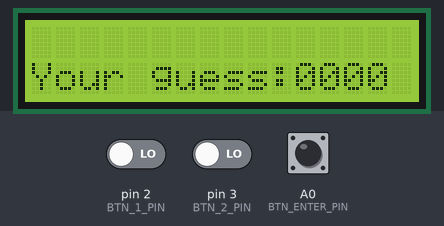
The sketch below on a simulated Arduino Uno, built with avr-gcc and run on an emulated ATmega328P. On the bench: 16×2 character LCD. Inputs (shaded band) come from the test bench; at power-on: A0 (BTN_ENTER_PIN) LOW, pin 2 (BTN_1_PIN) LOW, pin 3 (BTN_2_PIN) LOW. Random numbers use the default seed unless the sketch sets one; what the sketch prints to the serial monitor is not drawn.

Above: at 7.6 s.
7.7 s: A0 (BTN_ENTER_PIN) pulled HIGH for 3.2 s
At 11.3 s:
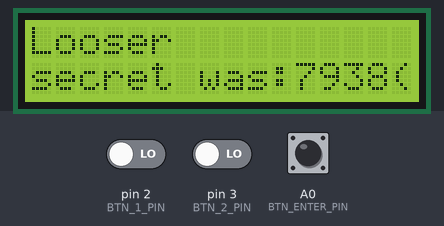
12.4 s: pin 2 (BTN_1_PIN) driven HIGH and pin 3 (BTN_2_PIN) driven HIGH
At 23.68 s:
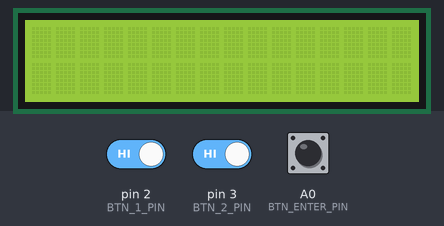
24.9 s: pin 3 (BTN_2_PIN) driven LOW
At 25.25 s:
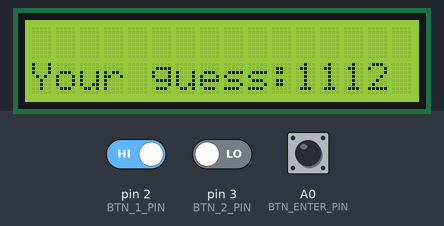
26.6 s: A0 (BTN_ENTER_PIN) pulled HIGH for 0.2 s
At 26.83 s:
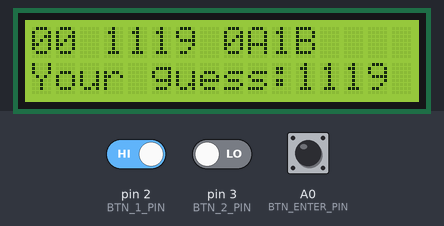
28.3 s: pin 2 (BTN_1_PIN) driven LOW
29.9 s: pin 2 (BTN_1_PIN) driven HIGH
At 30.66 s:
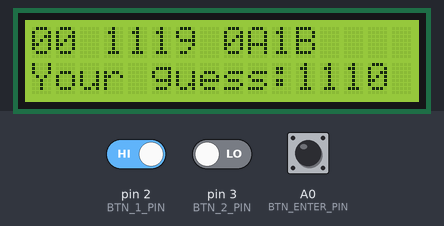
Timing chart, 0 to 32.6 s (numbered marks = the images above; inputs shaded):
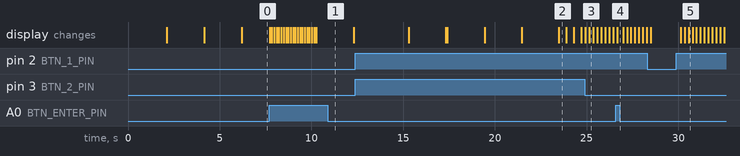

The sketch:

ps6.ino
```cpp
#include <LiquidCrystal_I2C.h>
#include "lcd_wrapper.h"
#include "mastermind.h"
//char* secret = generate_code(false, 4);

void setup() {
    Serial.begin(9600);
    pinMode(BTN_1_PIN, INPUT);
    pinMode(BTN_2_PIN, INPUT);
    pinMode(BTN_ENTER_PIN, INPUT);

    lcd_init();
}

void loop() {
    char* s = generate_code(false, 4);
    Serial.println(s);
    play_game(s);
    free(s);
}
```

mastermind.cpp
```cpp
#include <stdio.h>
#include <string.h>
#include <stdbool.h>
#include <stdlib.h>
#include <Arduino.h>
#include "mastermind.h"
#include "lcd_wrapper.h"

void num_button();
int switch_cursor(int x);
void num_button(int arr[4], const int x);
bool enter(const char* secret, const char* guess, int* a, int* b);
void again();

int BTN_1_PIN_state;

//cursor button
int BTN_2_PIN_state;

//Enter button
int BTN_ENTER_PIN_state;

unsigned long debounceDelay = 5;

//Algorithms
void append(char *s, char c){
    short unsigned len = strlen(s);
    s[len] = c;
    s[len + 1] = '\0';
}

bool check(int* arr, int a, int len){
    for(int i = 0; i < len; i++){
        if(arr[i] == a){
            return false;
        }
    }
    return true;
}

char* generate_code(bool repeat, int length){
    if(length <= 0) return NULL;

    char *s = calloc(length, sizeof(char));

    srand(232);
    if(repeat == true){
        for (int i = 0; i < length; i++){
            append(s, 48 + (random(10)));
        }
    }
    else{
        int arr[length];
        for (int i = 0; i < length; i++){
            int r = 48 + (random(10));
            if(check(arr, r, i)){
                append(s, r);
                arr[i] = r;
            }
            else{
                r = 48 + (random(10));
                while(!check(arr, r, i)){
                    r = 48 + (random(10));
                }
                append(s, r);
                arr[i] = r;
            }
        }
    }
    return s;
}

void get_score(const char* secret, const char* guess, int* peg_a, int* peg_b){
    short len = strlen(secret);
    int total_match = 0;
    int correct_pos = 0;

    for (int i = 0; i < len; i++)
    {
        for (int j = 0; j < len; j++)
        {
            if (secret[i] == guess[j])
            {
              if(i == j){
                correct_pos++;
                break;
              }
              else{
                total_match++;
                break;
              }
            }

        }
        /*if(secret[i] == guess[i]){
            correct_pos++;
            continue;
        }*/
    }
    //total_match = total_match - correct_pos;
    *peg_a = correct_pos;
    *peg_b = total_match;
}
//End of algorithmss

//Code for arduino
void render_greeteng(){
    lcd_print_at(0, 0, "Welcome to");
    lcd_print_at(1, 0, "MasterMind");

    delay(2000);
    lcd_clear();

    lcd_print_at(0, 0, "Your goal is");
    lcd_print_at(1, 0, "to guess a number");
    delay(2000);
    lcd_clear();

    lcd_print_at(0, 0, "Guessing a secret");
    lcd_print_at(1, 0, "number...");

    delay(2000);
    lcd_clear();
}

void turn_off_leds(){
  digitalWrite(LED_BLUE_1, LOW);
  digitalWrite(LED_RED_1 , LOW);
  digitalWrite(LED_BLUE_2, LOW);
  digitalWrite(LED_RED_2 , LOW);
  digitalWrite(LED_BLUE_3, LOW);
  digitalWrite(LED_RED_3 , LOW);
  digitalWrite(LED_BLUE_4, LOW);
  digitalWrite(LED_RED_4, LOW);
}

void turn_on_leds(){
  digitalWrite(LED_BLUE_1, HIGH);
  digitalWrite(LED_RED_1 , HIGH);
  digitalWrite(LED_BLUE_2, HIGH);
  digitalWrite(LED_RED_2 , HIGH);
  digitalWrite(LED_BLUE_3, HIGH);
  digitalWrite(LED_RED_3 , HIGH);
  digitalWrite(LED_BLUE_4, HIGH);
  digitalWrite(LED_RED_4, HIGH);
}

void render_victory(int g){
  lcd_clear();

  char str[16];
  sprintf(str, "in %d guesses", g);
  lcd_print_at(0, 0, "Good job!You win");
  lcd_print_at(1, 0, str);
  turn_off_leds();

  digitalWrite(LED_BLUE_1, HIGH);
  delay(200);
  digitalWrite(LED_RED_1 , HIGH);
  delay(200);
  digitalWrite(LED_BLUE_2, HIGH);
  delay(200);
  digitalWrite(LED_RED_2 , HIGH);
  delay(200);
  digitalWrite(LED_BLUE_3, HIGH);
  delay(200);
  digitalWrite(LED_RED_3 , HIGH);
  delay(200);
  digitalWrite(LED_BLUE_4, HIGH);
  delay(200);
  digitalWrite(LED_RED_4, HIGH);

  delay(250);
  digitalWrite(LED_BLUE_1, LOW);
  delay(200);
  digitalWrite(LED_RED_1 , LOW);
  delay(200);
  digitalWrite(LED_BLUE_2, LOW);
  delay(200);
  digitalWrite(LED_RED_2 , LOW);
  delay(200);
  digitalWrite(LED_BLUE_3, LOW);
  delay(200);
  digitalWrite(LED_RED_3 , LOW);
  delay(200);
  digitalWrite(LED_BLUE_4, LOW);
  delay(200);
  digitalWrite(LED_RED_4, LOW);

  turn_on_leds();
  delay(100);
  turn_off_leds();
  delay(100);
  turn_on_leds();
  delay(100);
  turn_off_leds();
  delay(100);
  turn_on_leds();
  delay(100);
  turn_off_leds();

  lcd_clear();
}

void render_leds(const int peg_a, const int peg_b){
  turn_off_leds();

  int a = peg_a;
  int b = peg_b;

  for(int i = 6; i < 15; i+=2){
    if(a > 0){
      digitalWrite(i, HIGH);
      a--;
    }
    else if(b > 0){
      digitalWrite(i+1, HIGH);
      b--;
    }
  }
}


void render_history(char* secret, char** history, const int entry_nr){
  int a = 0;
  int b = 0;

  get_score(secret, history[entry_nr], &a, &b);

  char str[16];
  if(entry_nr < 10){
    sprintf(str, "0%d %s %dA%dB", entry_nr, history[entry_nr], a, b);
  }
  else if(entry_nr >= 10){
    sprintf(str, "%d %s %dA%dB", entry_nr, history[entry_nr], a, b);
  }
  lcd_print_at(0, 0, str);

  render_leds(a, b);

}

char* arr_to_str(int arr[4]){
  char* s = calloc(4, sizeof(char));
  for(int i = 0; i < 4; i++){
    s[i] = arr[i] + '0';
  }
  s[4] = '\0';
  return s;
}

void failure(int secret){
  char str[16];
  sprintf(str, "secret was:%s", secret);

  lcd_clear();
  lcd_print_at(0, 0, "Looser");
  lcd_print_at(1, 0, str);
}

//Main function
void play_game(char* secret){
  lcd_clear();
  render_greeteng();

  int guess = 0;
  char** history = calloc(40, sizeof(char));

  int arr[4] = {0, 0, 0, 0};
  int x = 0; //Cursor

  int a = 0;//peg_a Numbres on correct position
  int b = 0;//Correct nums but on wrong positions

  char* s = arr_to_str(arr); // Enter (arr) converted to string

  lcd_clear();


  while(guess < 20){

    num_button(arr, x);//listen to button that increse number(++)
    x = switch_cursor(x);//listen to button that moves cursor
    s = arr_to_str(arr);//Converts entered array to string

    lcd_print_at(1, 0, "Your guess:");
    lcd_print_at(1, 11, s);

    //Readnig ENTER button
    //Tried to make as a function but attempt wasn't succesul =(
    BTN_ENTER_PIN_state = digitalRead(BTN_ENTER_PIN);

    get_score(secret, s, &a, &b);

    if (BTN_ENTER_PIN_state == HIGH) {
      if(a == 4){ //Check for victory
        render_victory(guess);
        delay(100);
        arr[0] = 0;
        arr[1] = 0;
        arr[2] = 0;
        arr[3] = 0;

        guess = 21;
      }
      else{
        history[guess] = s;
        render_history(secret, history, guess);
        delay(100);
        guess++;
      }
    }
    free(s);
  }
  if(guess == 20){ //Prints failure text if player ran out of guesses
      failure(secret);
      delay(2000);
  }
  lcd_clear();
  lcd_print_at(0, 0, "Thx u for playin");
  lcd_print_at(1, 0, "Yurii Levchenko");
  delay(3000);

  lcd_clear();
  lcd_print_at(0, 0, "Play again");
  delay(2000);

  lcd_clear();
  turn_off_leds();

  free(history);
}


//Buttons
//Used examples to make this
int switch_cursor(int x){
    int BTN_2_PIN_state = digitalRead(BTN_2_PIN);
    // only toggle the LED if the new button state is HIGH
    if (BTN_2_PIN_state == HIGH) {
      if (x < 3) {
        x++;
        delay(200);
      }
      else {
        x = 0;
        delay(200);
      }
    }
  return x;
}


void num_button(int arr[4], const int x){
    BTN_1_PIN_state = digitalRead(BTN_1_PIN);

    // only toggle the LED if the new button state is HIGH
    if (BTN_1_PIN_state == HIGH) {
      if (arr[x] < 9) {
        arr[x] += 1;
        delay(200);
      }
      else {
        arr[x] = 0;
        delay(200);
      }
    }
}
```

mastermind.h
```cpp
#ifndef _MASTERMIND_H
#define _MASTERMIND_H

#define BTN_1_PIN       2
#define BTN_2_PIN       3
#define BTN_3_PIN       6
#define BTN_4_PIN       5
#define BTN_ENTER_PIN   A0

#define LED_BLUE_1      6
#define LED_RED_1       7
#define LED_BLUE_2      8
#define LED_RED_2       9
#define LED_BLUE_3      10
#define LED_RED_3       11
#define LED_BLUE_4      12
#define LED_RED_4       13


/**
 * Generate secret code
 *
 * Generates secret code, which consists from digits only as a string.
 * No two digits in the code combination can be same! Only if the repeat
 * parameter is set to true.
 * The length of generated code is set by the parameter length. If the given
 * parameter is less than 1, function will generate no code and returns NULL.
 * @param repeat if set to true, numbers in the generated code can repeat
 * @param length the length of the code
 * @return Pointer to the random generated code as string of given length. If length param is less than 1, return NULL.
 */
char* generate_code(bool repeat, int length);


/**
 * Game loop
 *
 * This is the main game loop. Function is called with the secret combination and
 * ends, when the combination is found or when the player runs out of the attempts.
 * @param secret reference to the secret combination
 */
void play_game(char* secret);


/**
 * Renders the RGB leds based on the guessed combination
 *
 * Lights up RGB leds with propper colors based on the current guessed combination.
 * Red color is for guessed number on correct position and blue number is for
 * guessed number on incorrect posititoin.
 * @param peg_a number of guessed digits on correct position
 * @param peg_b number of guessed digits on incorrect position
 */
void render_leds(const int peg_a, const int peg_b);


/**
 * Turns all RGB leds off
 */
void turn_off_leds();


/**
 * Renders history
 *
 * Renders line of a history defined by the parameter entry_nr on the display.
 * @param secret reference to the secret combination
 * @param history list (array) of history entries
 * @param entry_nr index of history entry to render
 */
void render_history(char* secret, char** history, const int entry_nr);


/**
 * Returns score for the given guess
 *
 * @param secret the pointer to the secret code
 * @param guess the pointer to the current guess
 * @param peg_a output parameter to get number of As for current guess
 * * @param peg_b output parameter to get number of Bs for current guess
 */
void get_score(const char* secret, const char* guess, int* peg_a, int* peg_b);
#endif
```

lcd_wrapper.cpp
```cpp
#include <Arduino.h>
#include "lcd_wrapper.h"
#include <LiquidCrystal_I2C.h>
LiquidCrystal_I2C LCD(0x27, 16, 2);

void lcd_init(){
    LCD.init();
    LCD.backlight();
}

void lcd_clear(){
  LCD.clear();
}


void lcd_set_cursor(int y, int x){
  LCD.setCursor(x, y);
}


void lcd_print(char* text){
    //Serial.println(text);
    LCD.print(text);
}


void lcd_print_at(int y, int x, char* text){
    lcd_set_cursor(y, x);
    lcd_print(text);
}
```

lcd_wrapper.h
```cpp
#ifndef _LCD_H
#define _LCD_H

/**
 * Initialize LCD
 *
 * Everything you need to initialize your LCD display, place here.
 * This function should be called in function setup().
 */
void lcd_init();


/**
 * Clears the LCD display
 *
 * Clears content of the LCD display. After the call is display empty.
 */
void lcd_clear();


/**
 * Set cursor to given posititon
 *
 * Sets cursor to given position based on y and x coordinates.
 * @param y the row
 * @param x the column
 */
void lcd_set_cursor(int y, int x);


/**
 * Print text on LCD display
 *
 * Prints the givent text on the display on the current
 * cursor position.
 * @param text the text to print
 */
void lcd_print(char* text);


/**
 * Set cursor to given positition and print text
 *
 * Sets the cursor to given position based on y and x coorindates
 * and then prints the given text.
 * @param y the row
 * @param x the column
 * @param text the text to print
 */
void lcd_print_at(int y, int x, char* text);

#endif
```

Measured:
- after the input at 7.7 s, the display: first changes at once (image 1 shows a later state)
- after the input at 29.9 s, the display: first changes after 0.23 s (image 5 shows a later state)
- what the display in image 2 shows lasts 0.4 s, from 23.5 s to 23.9 s
